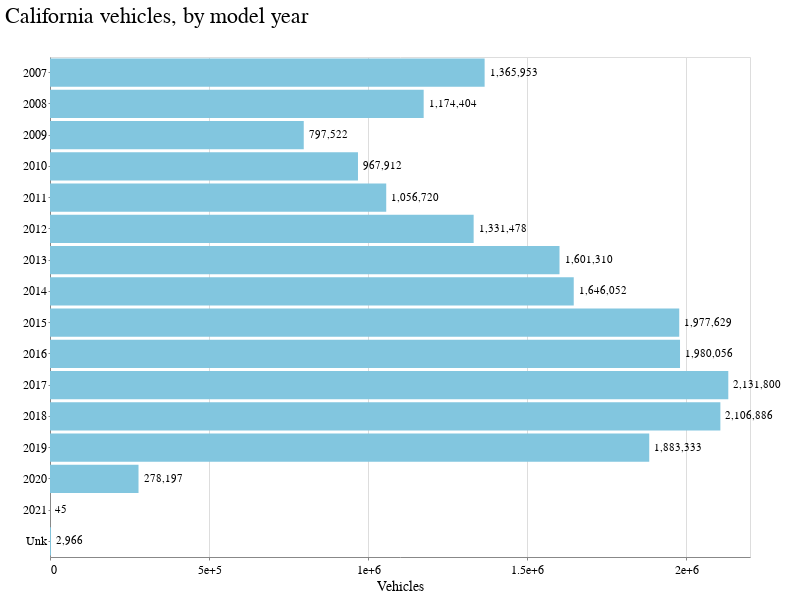

Notebook code for this chart:
### Code cell
model_year_chart = alt.Chart(model_year).mark_bar().encode(
).mark_bar().encode(
    y=alt.Y('model_year:N', title=" ", axis=alt.Axis(format='', tickCount=5)),
    x=alt.X("vehicles:Q", title="Vehicles", axis=alt.Axis(format='', tickCount=5))
)

model_year_chart_text = model_year_chart.mark_text(
    align='left',
    baseline='middle',
    dx=5
).encode(text=alt.Text('vehicles:Q', format=',')
)

(model_year_chart + model_year_chart_text).properties(height=500, \
                                                      width=700, title='California vehicles, by model year')

### Figure 1 — Vega-Lite specification as saved in the notebook (floating-point values rounded to 4 significant figures)
{"config": {"view": {"width": 800, "height": 450}, "background": "#ffffff", "title": {"anchor": "start", "font": "BentonGothic-Bold, sans", "fontColor": "#000000", "fontSize": 22, "fontWeight": "normal"}, "arc": {"fill": "#82c6df"}, "area": {"fill": "#82c6df"}, "line": {"stroke": "#82c6df", "strokeWidth": 3}, "path": {"stroke": "#82c6df"}, "rect": {"fill": "#82c6df"}, "shape": {"stroke": "#82c6df"}, "bar": {"fill": "#82c6df"}, "point": {"stroke": "#82c6df"}, "symbol": {"fill": "#82c6df", "size": 30}, "axis": {"titleFont": "BentonGothic-Bold, sans", "titleFontSize": 14, "titleFontWeight": "normal", "labelFont": "BentonGothic, sans", "labelFontSize": 12, "labelFontWeight": "normal"}, "axisX": {"labelAngle": 0, "labelPadding": 4, "tickSize": 3}, "axisY": {"labelBaseline": "middle", "maxExtent": 45, "minExtent": 45, "tickSize": 2, "titleAlign": "left", "titleAngle": 0, "titleX": -45, "titleY": -11}, "legend": {"titleFont": "BentonGothic-Bold, sans", "titleFontSize": 14, "titleFontWeight": "normal", "symbolType": "square", "labelFont": "BentonGothic, sans", "labelFontSize": 13}, "range": {"category": ["#3580b1", "#ec8431", "#ab7fb4", "#c89d29", "#adc839", "#829eb1"], "diverging": ["#e68a4f", "#f4bb6a", "#f9e39c", "#dadfe2", "#a6b7c6", "#849eae"], "heatmap": ["#fbf2c7", "#f9e39c", "#f8d36e", "#f4bb6a", "#e68a4f", "#d15a40", "#ab4232"], "ordinal": ["#fbf2c7", "#f9e39c", "#f8d36e", "#f4bb6a", "#e68a4f", "#d15a40", "#ab4232"], "ramp": ["#fbf2c7", "#f9e39c", "#f8d36e", "#f4bb6a", "#e68a4f", "#d15a40", "#ab4232"]}}, "layer": [{"mark": "bar", "encoding": {"x": {"type": "quantitative", "axis": {"format": "", "tickCount": 5}, "field": "vehicles", "title": "Vehicles"}, "y": {"type": "nominal", "axis": {"format": "", "tickCount": 5}, "field": "model_year", "title": " "}}}, {"mark": {"type": "text", "align": "left", "baseline": "middle", "dx": 5}, "encoding": {"text": {"type": "quantitative", "field": "vehicles", "format": ","}, "x": {"type": "quantitative", "axis": {"format": "", "tickCount": 5}, "field": "vehicles", "title": "Vehicles"}, "y": {"type": "nominal", "axis": {"format": "", "tickCount": 5}, "field": "model_year", "title": " "}}}], "data": {"name": "data-83815eb37504058454e5ad17d9f29cfa"}, "height": 500, "title": "California vehicles, by model year", "width": 700, "$schema": "https://vega.github.io/schema/vega-lite/v4.8.1.json", "datasets": {"data-83815eb37504058454e5ad17d9f29cfa": [{"model_year": "2007", "vehicles": 1365953}, {"model_year": "2008", "vehicles": 1174404}, {"model_year": "2009", "vehicles": 797522}, {"model_year": "2010", "vehicles": 967912}, {"model_year": "2011", "vehicles": 1056720}, {"model_year": "2012", "vehicles": 1331478}, {"model_year": "2013", "vehicles": 1601310}, {"model_year": "2014", "vehicles": 1646052}, {"model_year": "2015", "vehicles": 1977629}, {"model_year": "2016", "vehicles": 1980056}, {"model_year": "2017", "vehicles": 2131800}, {"model_year": "2018", "vehicles": 2106886}, {"model_year": "2019", "vehicles": 1883333}, {"model_year": "2020", "vehicles": 278197}, {"model_year": "2021", "vehicles": 45}, {"model_year": "Unk", "vehicles": 2966}]}}
